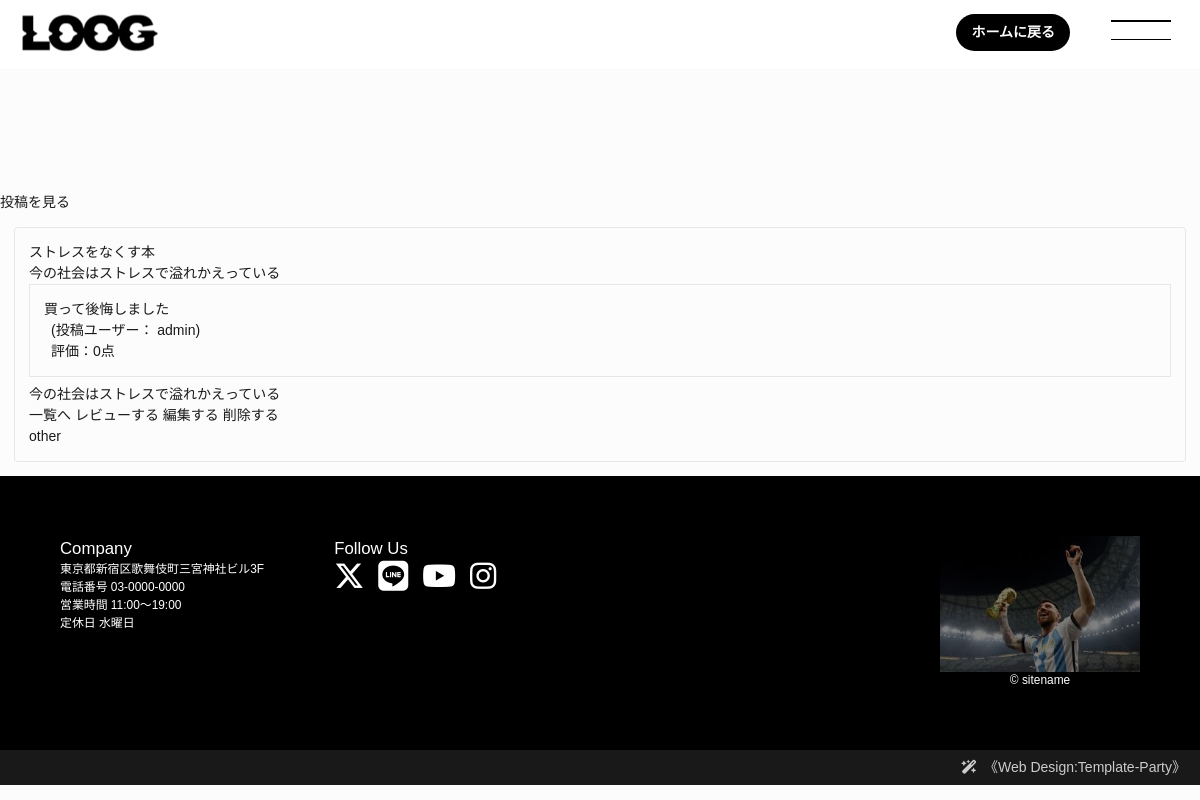
Screenshot of /book/3/detail (signed in) with the database file from the repository.
### book/models.py (models this page shows, shortened)
class Book(models.Model):
    title = models.CharField(max_length=100)
    text = models.TextField()
    thumbnail = models.ImageField(null=True, blank=True)
    category = models.CharField(
        max_length=100,
        choices = CATEGORY
    )
    user = models.ForeignKey("auth.User", on_delete=models.CASCADE)

class Review(models.Model):
    book = models.ForeignKey(Book, on_delete=models.CASCADE)
    title = models.CharField(max_length=100)
    text = models.TextField()
    rate = models.IntegerField(choices=RATE_CHOICES)
    user = models.ForeignKey("auth.User", on_delete=models.CASCADE)

### book/views.py (the view)
# urls.py: path("book/<int:pk>/detail", views.DetailBookView.as_view(), name="detail-book"),
class DetailBookView(LoginRequiredMixin, DetailView):
    template_name = "book/book_detail.html"
    model = Book

### book/templates/book/book_detail.html (shortened to what this page needs)
{% extends "base.html" %}
{% block h1 %}投稿を見る{% endblock %}
{% block content %}
<div class="p-4 m-4 bg-light border border-success rounded">
    <h2 class="text-success">{{ object.title }}</h2>
    <p>{{ object.text }}</p>
    <div class="border p-4 mb-2">
        {% for review in object.review_set.all %}
        <div>
            <h3 class="h4">{{ review.title }}</h3>
            <div class="px-2">
                <span>(投稿ユーザー： {{ review.user.username }})</span>
                <h6>評価：{{ review.rate }}点</h6>
            </div>
        </div>
        {% endfor %}
    </div>
        <p class="card-text">{{ object.text }}</p>
        <a href="{% url 'list-book' %}" class="btn btn-primary">一覧へ</a>
        <a href="{% url 'review' object.pk %}" class="btn btn-primary">レビューする</a>
        <a href="{% url 'update-book' object.pk %}" class="btn btn-primary">編集する</a>
        <a href="{% url 'delete-book' object.pk %}" class="btn btn-primary">削除する</a>
        <h6 class="card-title">{{ object.category }}</h6>
    </div>
</div>
{% endblock content %}

### book/static/book/css/style.css (style rules this page uses)
:root { --primary-color: #000000; --primary-inverse-color: #fff; --space-large: 8vw; --space-small: 2vw; }
body * { box-sizing: border-box; }
html,body { font-size: 13px; height: 100%; }
@media screen and (min-width:1200px) { html, body { font-size: 14px; } }
body { margin: 0;padding:0; font-family: "Noto Serif JP", "Hiragino Mincho Pro", "ヒラギノ明朝 Pro W3", "HGS明朝E", "ＭＳ Ｐ明朝", "MS PMincho", serif; -webkit-text-size-adjust: none; background: #fff; color: var(--primary-color); line-height: 2; }
a { color: inherit; transition: 0.3s; }

### templates/base.html (style rules this page uses)
body { font-family: 'Noto Sans JP', sans-serif; scroll-behavior: smooth; background-color: #fcfcfc; color: #1a1a1a; }

### rows the page displays
Book: title "ストレスをなくす本", text "今の社会はストレスで溢れかえっている", category "other"
Review: title "買って後悔しました", user.username "admin", rate "0"
